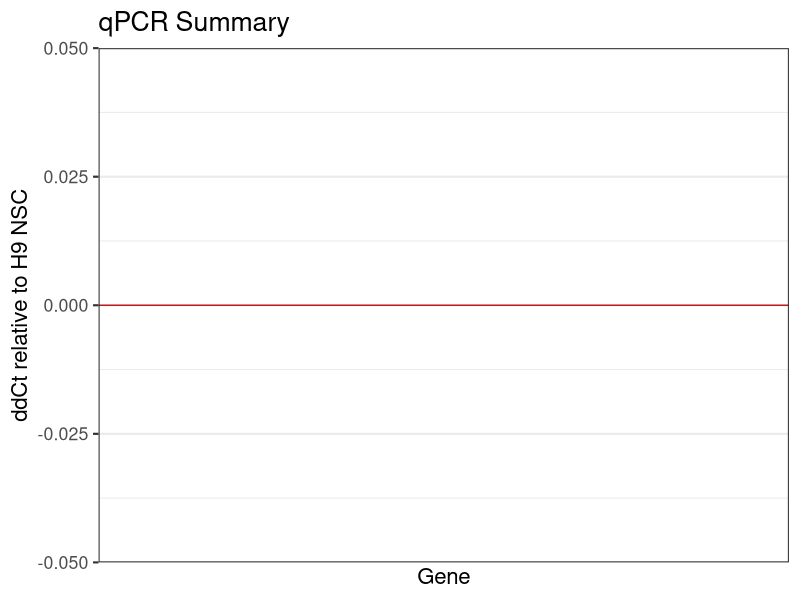

Generate this figure with R: (Note: this script raises an error after producing the figure.)
library(reshape)
library(plyr)
library(ggplot2)
#source('~/Documents/Rscripts/multiplot.R')

ddCTcalculate = function(geneOfInterest, sampleOfInterest='020_N', houseKeepingGene='GAPDH', referenceSample='020_N', data=rawData) 
{
    sampleHouse = paste(sampleOfInterest, houseKeepingGene)
    sampleGene = paste(sampleOfInterest, geneOfInterest)
    # Extract the Cp of the hosue keeping gene
    houseCp = data[sampleHouse, 'meanCp']
    geneCp = data[sampleGene, 'meanCp']
    # dCt calculation for the sample of interest
    dCt = houseCp - geneCp
    # Extract the meanCP for the reference sample. First get the index of the housekeeping gene, then the gene of interest
    refDctRowHouse = paste(referenceSample, houseKeepingGene)
    refDctRowGene = paste(referenceSample, geneOfInterest)
    # Calculate dCt for the reference sample
    referenceSample_dCt = data[refDctRowHouse, 'meanCp'] - data[refDctRowGene, 'meanCp']
    # Calculate ddCt
    ddCt = dCt - referenceSample_dCt
    return (ddCt)
}

foldChangecalculate = function(geneOfInterest, sampleOfInterest='020_N', houseKeepingGene='GAPDH', referenceSample='020_N', data=rawData) 
{
    sampleHouse = paste(sampleOfInterest, houseKeepingGene)
    sampleGene = paste(sampleOfInterest, geneOfInterest)
    # Extract the Cp of the hosue keeping gene
    houseCp = data[sampleHouse, 'meanCp']
    geneCp = data[sampleGene, 'meanCp']
    # dCt calculation for the sample of interest
    dCt = houseCp - geneCp
    # Extract the meanCP for the reference sample. First get the index of the housekeeping gene, then the gene of interest
    refDctRowHouse = paste(referenceSample, houseKeepingGene)
    refDctRowGene = paste(referenceSample, geneOfInterest)
    # Calculate dCt for the reference sample
    referenceSample_dCt = data[refDctRowHouse, 'meanCp'] - data[refDctRowGene, 'meanCp']
    # Calculate ddCt
    ddCt = dCt - referenceSample_dCt
    foldChange = 2^ddCt
    return (foldChange)
}

plotPDGC = function(dataFrame, pdgc="MU035") {
    # This function takes a dataFrane of some data and returns a ggplot object specific to the cell line supplied as a string
    extract = dataFrame[,"PDGC"] %in% pdgc
    datPlot = dataFrame[extract,]
    # The colour of the plots
    cols = c("orange", "forestgreen", "darkblue", "darkred")
    p = ggplot(data=datPlot, aes(x=Gene, y=ddCT, fill=Subpopulation)) +
        geom_bar(stat="identity", position=position_dodge(), colour="black") + 
        ggtitle(paste("qPCR", pdgc, sep=" ")) +  scale_fill_manual(values=cols) + 
        xlab("Gene") + ylab("ddCt") +
        theme_bw(base_size=16) + theme(axis.text.x = element_text(angle = 90, hjust = 1))
    return (p) }

setwd("150316_qPCRcd133Summary/")

dat = read.csv("dat/150316_summaryEdit.csv", row.names=1)
dat$Sample = paste(dat$PDGC, dat$Subpopulation, sep="_")
dat$Gene = gsub("POU5F1", "OCT4", dat$Gene)
dat$Gene = gsub("PROM1", "CD133", dat$Gene)

# Take the mean of duplicated measurements
datWide = ddply(dat, .(Sample, Gene, PDGC, Subpopulation), summarise, meanCp = mean(MeanCP, na.rm=T))

# Calculate ddCT

getddCt = function(dataFrame, sampleInt="MU035_CD133_neg") 
    {
    # Extract the genes that were measured by both samples.
    samp = dataFrame[dataFrame$Sample %in% sampleInt,"Gene"]
    ref = dataFrame[dataFrame$Sample %in% 'H9_NSC_NSC_cells', "Gene"]
    genes = intersect(samp, ref)
    
    # Subset the shared genes and sort
    subDat = dataFrame[dataFrame$Sample %in% c(sampleInt, "H9_NSC_NSC_cells"),]
    subDat = subDat[subDat$Gene %in% genes,]
    subDat = subDat[order(subDat$Sample, subDat$Gene),]
    row.names(subDat) = paste(subDat$Sample, subDat$Gene)
    
    # Call the ddCt functions
    subDat$ddCT = ddCTcalculate(geneOfInterest=subDat$Gene, sampleOfInterest=subDat$Sample,
                                houseKeepingGene='GAPDH', referenceSample='H9_NSC_NSC_cells', data=subDat)
    subDat$foldChange = foldChangecalculate(geneOfInterest=subDat$Gene, sampleOfInterest=subDat$Sample,
                                houseKeepingGene='GAPDH', referenceSample='H9_NSC_NSC_cells', data=subDat)
    
    # Remove the reference samples which will be 0 anyway.
    result = subDat[subDat$Sample %in% sampleInt,]
    #return (subDat)
    return (result)
}

############   Calculate ddCT ############  
mu035_N = getddCt(datWide, "MU035_CD133_neg")
mu035_P = getddCt(datWide, "MU035_CD133_pos")
mu011_N = getddCt(datWide, "MU011_CD133_neg")
mu011_P = getddCt(datWide, "MU011_CD133_pos")
mu020_N = getddCt(datWide, "MU020_CD133_neg")
mu020_P = getddCt(datWide, "MU020_CD133_pos")
mu030_N = getddCt(datWide, "MU030_CD133_neg")
mu030_P = getddCt(datWide, "MU030_CD133_pos")
mu030a_N = getddCt(datWide, "MU030a_CD133_neg")
mu030a_P = getddCt(datWide, "MU030a_CD133_pos")
mu041_N = getddCt(datWide, "MU041_CD133_neg")
mu041_P = getddCt(datWide, "MU041_CD133_pos")
h9ES = getddCt(datWide, "H9_ES_ES_cell")
serum = getddCt(datWide, "MU041_Serum")

ddCt = rbind(mu011_N, mu011_P, mu020_N, mu020_P,
             mu030_N, mu030_P, mu030a_N, mu030a_P,
             mu035_N, mu035_P, mu041_N, mu041_P, h9ES, serum)
write.csv(ddCt,"150317_ddCtResults.csv", row.names=F)

rm(mu011_N, mu011_P, mu020_N, mu020_P, mu030_N, mu030_P, h9ES,
   mu030a_N, mu030a_P, mu035_N, mu035_P, mu041_N, mu041_P, serum)

# Get rid of the genes only measured on ES cells
ddCt = ddCt[!ddCt$Gene %in% c("FUT4", "ID1", "NOTCH1", "GAPDH"),]

# ggplot(data=ddCt, aes(x=Gene, y=ddCT, fill=Sample)) +
#     geom_bar(stat="identity", position=position_dodge(), colour="black") + 
#     ggtitle("qPCR individual samples") +  #scale_fill_manual(values=cols) + 
#     xlab("Gene") + ylab("ddCt relative to H9 NSC") +
#     theme_bw(base_size=16) + theme(axis.text.x = element_text(angle = 90, hjust = 1))

ggplot(data=ddCt, aes(x=Gene, y=ddCT)) +
    geom_boxplot() + geom_point(aes(colour=Subpopulation), size=3, alpha=0.7,  position = position_jitter(w = 0.2)) + #geom_jitter() +
    ggtitle("qPCR Summary") + geom_hline(yintercept=0, colour="red") +
    scale_colour_manual(values=c("blue2", "orange2", "forestgreen", "red1")) + 
    xlab("Gene") + ylab("ddCt relative to H9 NSC") +
    theme_bw(base_size=16) + theme(axis.text.x = element_text(angle = 90, hjust = 1))

######## Summarise by bioloical replicates ######## 

bioRep = ddply(ddCt, .(Subpopulation, Gene), summarise, meanddCt = mean(ddCT, na.rm=T), 
               sdddCt = sd(ddCT, na.rm=T), reps=length(ddCT))
bioRep$seddCt = bioRep$sdddCt / (sqrt(bioRep$reps))

# Remove ES cells
bioRep = bioRep[!bioRep$Subpopulation %in% c("ES_cell", "Serum"),]

# Plot the biological replicates
ggplot(data=bioRep, aes(x=Gene, y=meanddCt, fill=Subpopulation)) +
    geom_bar(stat="identity", position=position_dodge(), colour="black") + 
    ggtitle("qPCR biological Replicates (n = 5 - 6)") +  scale_fill_manual(values=c("blue", "gold1")) + 
    geom_errorbar(aes(ymin=meanddCt-seddCt, ymax=meanddCt+seddCt), width=.2, position=position_dodge(0.9)) +
    xlab("Gene") + ylab("ddCT relative to H9 NSC") +
    theme_bw(base_size=16) + theme(axis.text.x = element_text(angle = 90, hjust = 1))

########## Statistical testing ########
ddCt = ddCt[!ddCt$Subpopulation %in% c("ES_cell", "Serum"),]
pos = ddCt[ddCt$Subpopulation %in% "CD133_pos",]
neg = ddCt[ddCt$Subpopulation %in% "CD133_neg",]

geneTtest <- function (gene) {
  # pass the name of the gene of interest as the argument
  gem = ddCt[ddCt$Gene %in% gene,]
  test = t.test(ddCT ~ Subpopulation, data=gem, paired=T)
  result = test$p.value
  return (result)
}

tests = c(geneTtest("BIIITUB"), geneTtest("CD133"), geneTtest("GFAP"), 
          geneTtest("NANOG"),   geneTtest("NES"), geneTtest("OCT4"), 
          geneTtest("OLIG2"),   geneTtest("SOX2"))
names(tests) = unique(ddCt$Gene)
p.adjust(tests, method="fdr")
